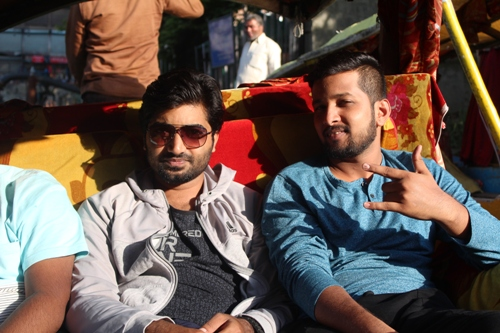
#> input picture images/img1.JPG, 500 x 333 px
$ python rotation.py --image ../images/img1.JPG
#> lines starting #> are read from the running program, lines starting #| are printed output that depends on the picture
import cv2
import numpy as np
import imutils
import argparse


# construct the argument parser and parse the arguments
ap = argparse.ArgumentParser()
ap.add_argument("-i", "--image", required=True, help="Path to the image")
args = vars(ap.parse_args())

# load the image and show it
image = cv2.imread(args["image"])
#> image is the input picture: shape (333, 500, 3); mean B, G, R 78.5, 86.1, 102.3
cv2.imshow("Original", image)

#grab the dimension of the image and calculate the center of the image

(h,w)=image.shape[:2]
#> h = 333; w = 500
(cx,cy)=(w/2,h/2)
#> cx = 250; cy = 166.5


#Rotate the image from arbitary point instead from the center

M=cv2.getRotationMatrix2D((50,50),88,1.0)
rotated=cv2.warpAffine(image,M,(w,h))
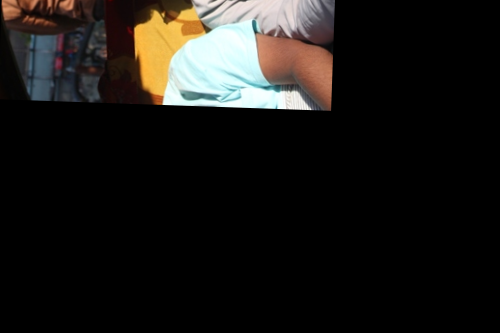
#> rotated: shape (333, 500, 3); mean B, G, R 21.9, 24.7, 26.9

cv2.imshow("Rotated from arbitary point anf 45 degree",rotated)
cv2.waitKey(0)

(b,g,r)=rotated[10,10]
#> b = 84; g = 123; r = 188
print("Pixel at (10, 10) - Red: {r}, Green: {g}, Blue: {b}".format(r=r, g=g, b=b))
#| Pixel at (10, 10) - Red: 188, Green: 123, Blue: 84


#quiz rotate 30 degree clockwise
M=cv2.getRotationMatrix2D((cx,cy),110,1.0)
rotated=cv2.warpAffine(image,M,(w,h))
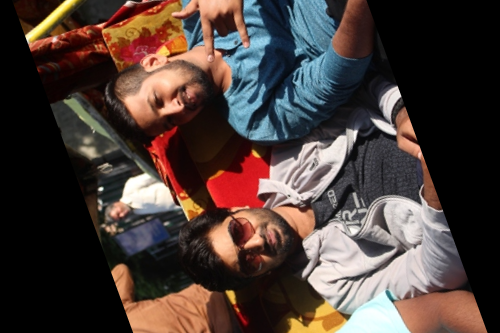
#> rotated: shape (333, 500, 3); mean B, G, R 56.6, 61.6, 76

cv2.imshow("Rotated clockwise 30 degree",rotated)
cv2.waitKey(0)

(b,g,r)=rotated[136,312]
#> b = 46; g = 44; r = 50
print("Pixel at (136, 312) - Red: {r}, Green: {g}, Blue: {b}".format(r=r, g=g, b=b))
#| Pixel at (136, 312) - Red: 50, Green: 44, Blue: 46


#rotate the image by 45 degree

M=cv2.getRotationMatrix2D((cx,cy),45,1.0)
rotated=cv2.warpAffine(image,M,(w,h))
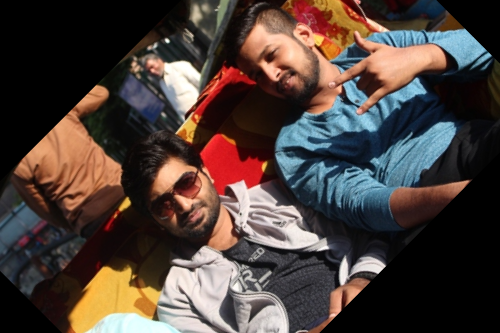
#> rotated: shape (333, 500, 3); mean B, G, R 58.8, 64.2, 77.4

cv2.imshow("Rotated by 45 degree",rotated)
cv2.waitKey(0)


#Roatate the image by -90 degree

M=cv2.getRotationMatrix2D((cx,cy),-90,1.0)
rotated=cv2.warpAffine(image,M,(w,h))
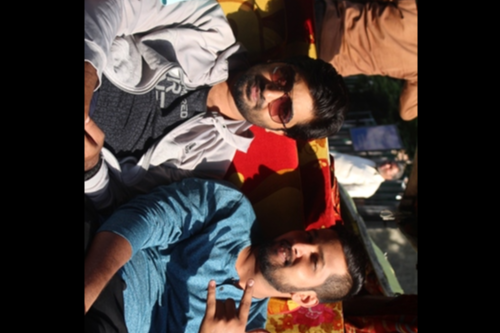
#> rotated: shape (333, 500, 3); mean B, G, R 52.7, 56, 68.2

cv2.imshow("Rotated by -90 degree",rotated)
cv2.waitKey(0)


#Rotate the image from arbitary point instead from the center

M=cv2.getRotationMatrix2D((cx-50,cy-50),88,1.0)
rotated=cv2.warpAffine(image,M,(w,h))
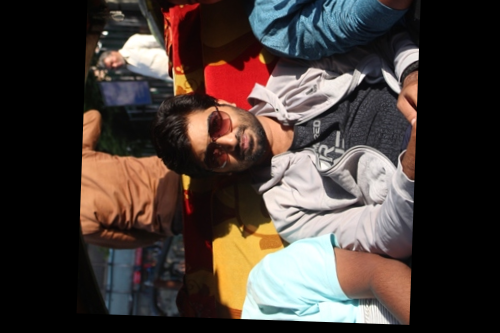
#> rotated: shape (333, 500, 3); mean B, G, R 55.4, 60.3, 71.3

cv2.imshow("Rotated from arbitary point anf 45 degree",rotated)
cv2.waitKey(0)

(b,g,r)=rotated[10,10]
#> b = 0; g = 0; r = 0
print("Pixel at (10, 10) - Red: {r}, Green: {g}, Blue: {b}".format(r=r, g=g, b=b))
#| Pixel at (10, 10) - Red: 0, Green: 0, Blue: 0

$ run again, on images/rooster.jpg
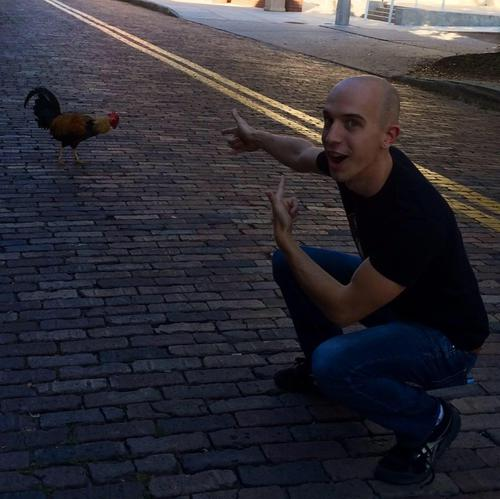
#> input picture images/rooster.jpg, 500 x 499 px
#> image is the input picture: shape (499, 500, 3); mean B, G, R 52.8, 45.3, 47.5
#> `(b,g,r)=rotated[10,10]`: b = 120; g = 110; r = 122
#| Pixel at (10, 10) - Red: 122, Green: 110, Blue: 120
#> `rotated=cv2.warpAffine(image,M,(w,h))`:
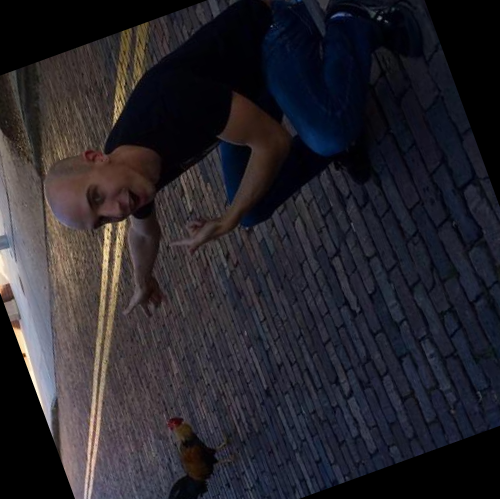
#> rotated: shape (499, 500, 3); mean B, G, R 43.2, 36.9, 39.3
#> `(b,g,r)=rotated[136,312]`: b = 87; g = 43; r = 10
#| Pixel at (136, 312) - Red: 10, Green: 43, Blue: 87
#> `rotated=cv2.warpAffine(image,M,(w,h))`:
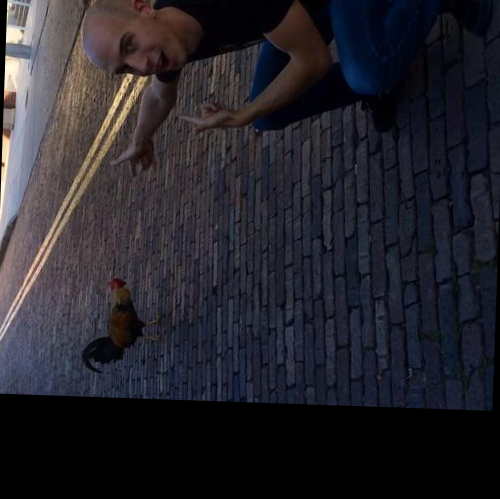
#> rotated: shape (499, 500, 3); mean B, G, R 43.2, 36.3, 38
#> `(b,g,r)=rotated[10,10]`: b = 141; g = 151; r = 160
#| Pixel at (10, 10) - Red: 160, Green: 151, Blue: 141

$ run again, on images/beach.png
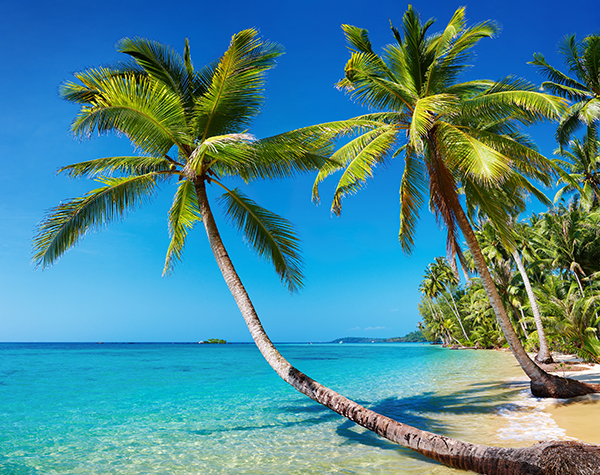
#> input picture images/beach.png, 600 x 475 px
#> image is the input picture: shape (475, 600, 3); mean B, G, R 148.4, 136.5, 73.3
#> `(b,g,r)=rotated[10,10]`: b = 178; g = 86; r = 14
#| Pixel at (10, 10) - Red: 14, Green: 86, Blue: 178
#> `rotated=cv2.warpAffine(image,M,(w,h))`:
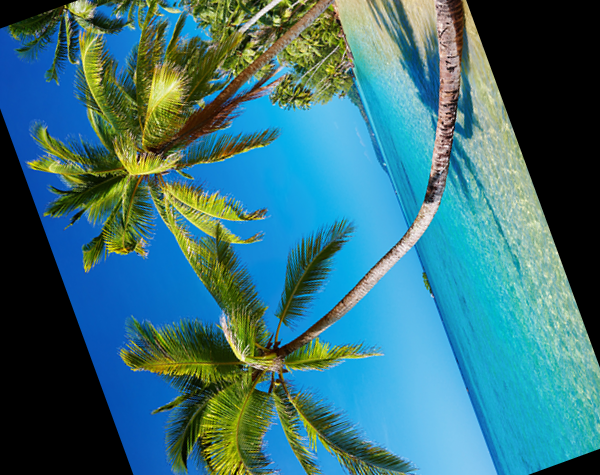
#> rotated: shape (475, 600, 3); mean B, G, R 121.8, 113.2, 57.2
#> `(b,g,r)=rotated[136,312]`: b = 236; g = 188; r = 62
#| Pixel at (136, 312) - Red: 62, Green: 188, Blue: 236
#> `rotated=cv2.warpAffine(image,M,(w,h))`:
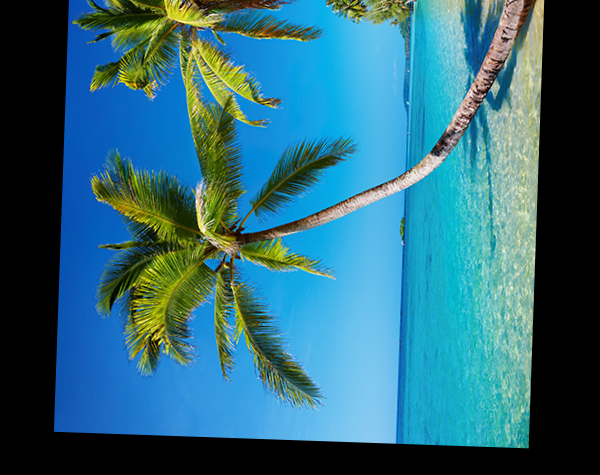
#> rotated: shape (475, 600, 3); mean B, G, R 122.3, 105.4, 46.8
#> `(b,g,r)=rotated[10,10]`: b = 0
#| Pixel at (10, 10) - Red: 0, Green: 0, Blue: 0
